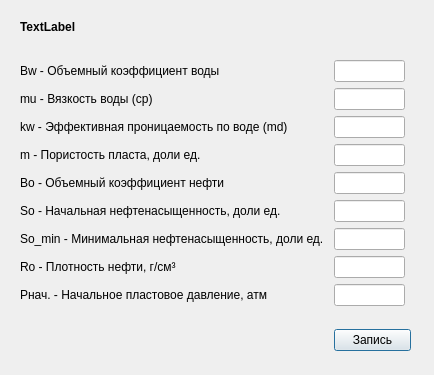
<?xml version="1.0" encoding="UTF-8"?>
<ui version="4.0">
 <class>Edit</class>
 <widget class="QDialog" name="Edit">
  <property name="geometry">
   <rect>
    <x>0</x>
    <y>0</y>
    <width>434</width>
    <height>375</height>
   </rect>
  </property>
  <property name="windowTitle">
   <string>Редактирование параметров</string>
  </property>
  <property name="modal">
   <bool>true</bool>
  </property>
  <widget class="QWidget" name="layoutWidget">
   <property name="geometry">
    <rect>
     <x>20</x>
     <y>20</y>
     <width>391</width>
     <height>331</height>
    </rect>
   </property>
   <layout class="QFormLayout" name="formLayout">
    <item row="2" column="0">
     <widget class="QLabel" name="l1">
      <property name="text">
       <string>Bw - Объемный коэффициент воды</string>
      </property>
     </widget>
    </item>
    <item row="2" column="1">
     <widget class="QLineEdit" name="bwEdit">
      <property name="maximumSize">
       <size>
        <width>71</width>
        <height>16777215</height>
       </size>
      </property>
     </widget>
    </item>
    <item row="3" column="0">
     <widget class="QLabel" name="l1_2">
      <property name="text">
       <string>mu - Вязкость воды (cp)</string>
      </property>
     </widget>
    </item>
    <item row="3" column="1">
     <widget class="QLineEdit" name="muEdit">
      <property name="maximumSize">
       <size>
        <width>71</width>
        <height>16777215</height>
       </size>
      </property>
     </widget>
    </item>
    <item row="4" column="0">
     <widget class="QLabel" name="l1_3">
      <property name="text">
       <string>kw - Эффективная проницаемость по воде (md)</string>
      </property>
     </widget>
    </item>
    <item row="4" column="1">
     <widget class="QLineEdit" name="kwEdit">
      <property name="maximumSize">
       <size>
        <width>71</width>
        <height>16777215</height>
       </size>
      </property>
     </widget>
    </item>
    <item row="5" column="0">
     <widget class="QLabel" name="l1_4">
      <property name="text">
       <string>m - Пористость пласта, доли ед.</string>
      </property>
     </widget>
    </item>
    <item row="5" column="1">
     <widget class="QLineEdit" name="mEdit">
      <property name="maximumSize">
       <size>
        <width>71</width>
        <height>16777215</height>
       </size>
      </property>
     </widget>
    </item>
    <item row="6" column="0">
     <widget class="QLabel" name="l1_5">
      <property name="text">
       <string>Bo - Объемный коэффициент нефти</string>
      </property>
     </widget>
    </item>
    <item row="6" column="1">
     <widget class="QLineEdit" name="boEdit">
      <property name="maximumSize">
       <size>
        <width>71</width>
        <height>16777215</height>
       </size>
      </property>
     </widget>
    </item>
    <item row="7" column="0">
     <widget class="QLabel" name="l1_6">
      <property name="text">
       <string>So - Начальная нефтенасыщенность, доли ед.</string>
      </property>
     </widget>
    </item>
    <item row="7" column="1">
     <widget class="QLineEdit" name="soEdit">
      <property name="maximumSize">
       <size>
        <width>71</width>
        <height>16777215</height>
       </size>
      </property>
     </widget>
    </item>
    <item row="8" column="0">
     <widget class="QLabel" name="l1_7">
      <property name="text">
       <string>So_min - Минимальная нефтенасыщенность, доли ед.</string>
      </property>
     </widget>
    </item>
    <item row="8" column="1">
     <widget class="QLineEdit" name="so_minEdit">
      <property name="maximumSize">
       <size>
        <width>71</width>
        <height>16777215</height>
       </size>
      </property>
     </widget>
    </item>
    <item row="9" column="0">
     <widget class="QLabel" name="l1_8">
      <property name="text">
       <string>Ro - Плотность нефти, г/см³</string>
      </property>
     </widget>
    </item>
    <item row="9" column="1">
     <widget class="QLineEdit" name="roEdit">
      <property name="maximumSize">
       <size>
        <width>71</width>
        <height>16777215</height>
       </size>
      </property>
     </widget>
    </item>
    <item row="10" column="0">
     <widget class="QLabel" name="l1_9">
      <property name="text">
       <string>Рнач. - Начальное пластовое давление, атм</string>
      </property>
     </widget>
    </item>
    <item row="10" column="1">
     <widget class="QLineEdit" name="PEdit">
      <property name="maximumSize">
       <size>
        <width>71</width>
        <height>16777215</height>
       </size>
      </property>
     </widget>
    </item>
    <item row="11" column="0">
     <spacer name="verticalSpacer">
      <property name="orientation">
       <enum>Qt::Vertical</enum>
      </property>
      <property name="sizeHint" stdset="0">
       <size>
        <width>20</width>
        <height>40</height>
       </size>
      </property>
     </spacer>
    </item>
    <item row="11" column="1">
     <spacer name="verticalSpacer_2">
      <property name="orientation">
       <enum>Qt::Vertical</enum>
      </property>
      <property name="sizeHint" stdset="0">
       <size>
        <width>20</width>
        <height>40</height>
       </size>
      </property>
     </spacer>
    </item>
    <item row="12" column="0">
     <spacer name="horizontalSpacer">
      <property name="orientation">
       <enum>Qt::Horizontal</enum>
      </property>
      <property name="sizeHint" stdset="0">
       <size>
        <width>308</width>
        <height>20</height>
       </size>
      </property>
     </spacer>
    </item>
    <item row="12" column="1">
     <widget class="QPushButton" name="pushButton">
      <property name="text">
       <string>Запись</string>
      </property>
     </widget>
    </item>
    <item row="0" column="0">
     <widget class="QLabel" name="label">
      <property name="font">
       <font>
        <weight>75</weight>
        <bold>true</bold>
       </font>
      </property>
      <property name="text">
       <string>TextLabel</string>
      </property>
     </widget>
    </item>
    <item row="1" column="0">
     <widget class="QLabel" name="label_2">
      <property name="text">
       <string/>
      </property>
     </widget>
    </item>
   </layout>
  </widget>
 </widget>
 <resources/>
 <connections/>
</ui>
